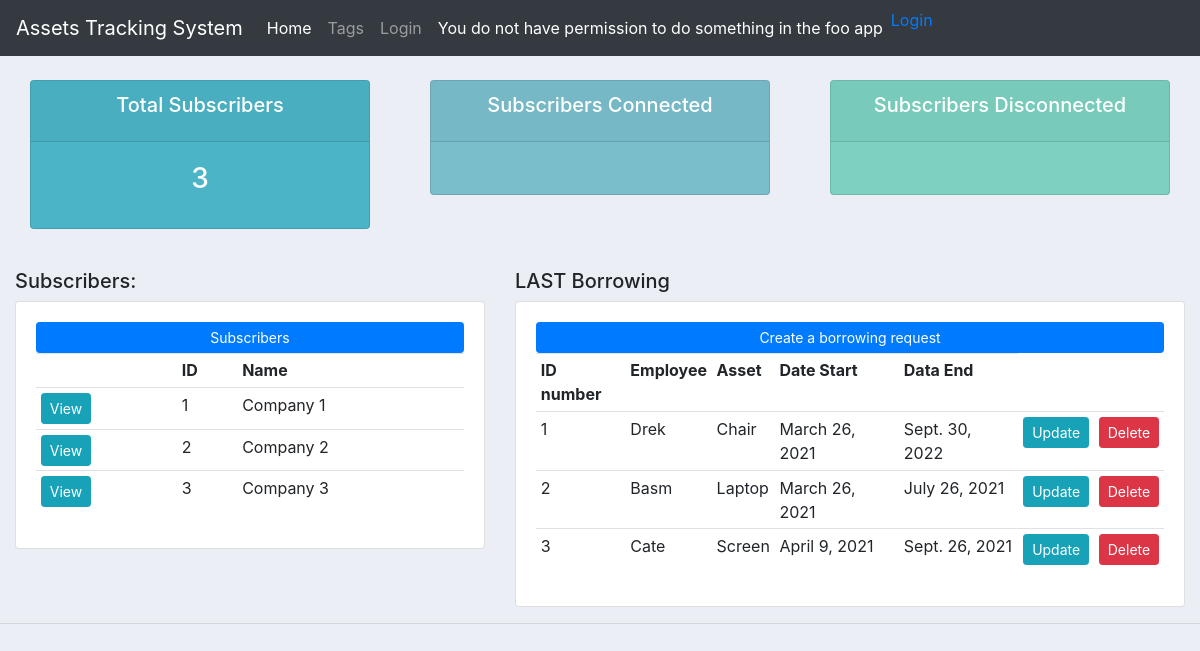
The app's page /, older data.
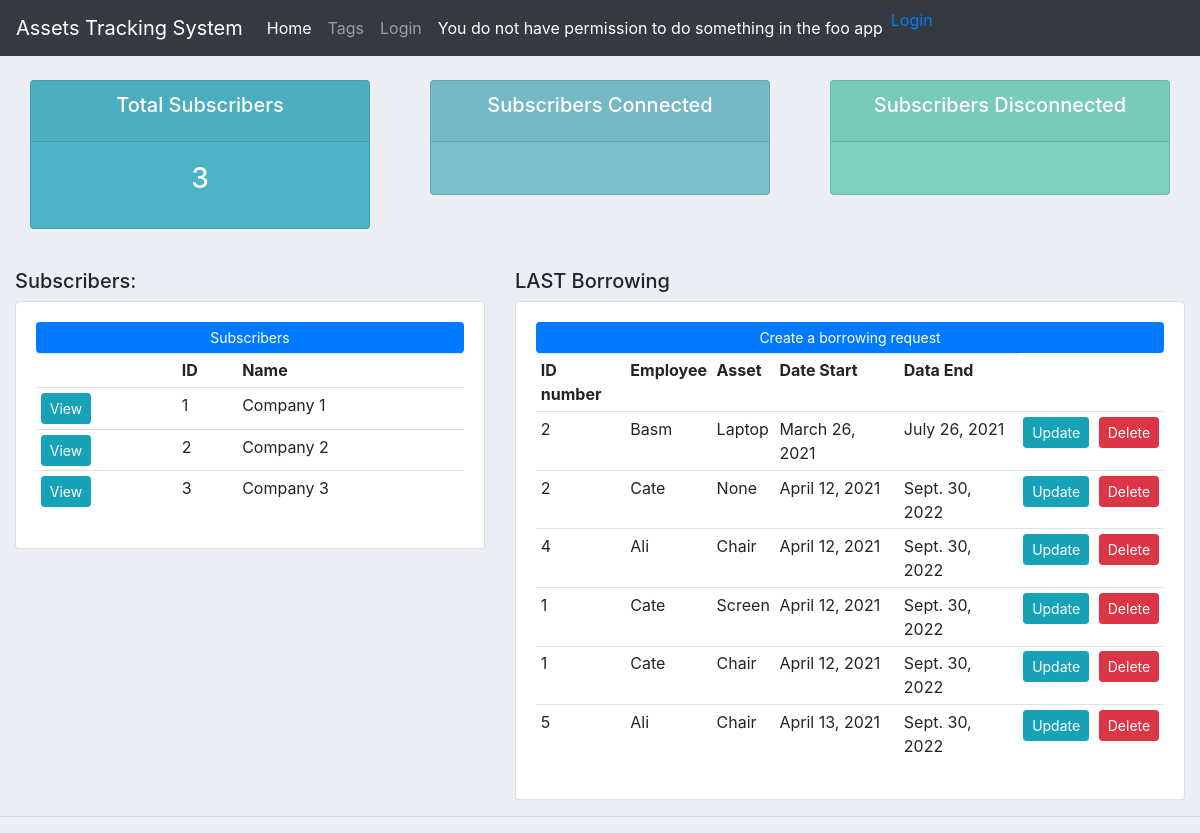
The same page, newer data.
### assetstracking/models.py (models this page shows, shortened)
class Subscriber(models.Model):
    subscriber_id = models.IntegerField(null=True)
    subscriber_name = models.CharField(max_length=200, null=True)

class Borrowing(models.Model):
    borrowing_id = models.IntegerField(null=True)
    start_date = models.DateField(auto_now_add=True, null=True)
    end_date = models.DateField(null=True)
    subscriber_id = models.ManyToManyField(Subscriber)
    employee_id = models.ForeignKey(Employee, null=True, on_delete= models.SET_NULL)
    tag_id = models.ForeignKey(Tag, null=True, on_delete= models.SET_NULL)
    employee_id_scanned = models.IntegerField(null=True,default=0)
    asset_id_scanned = models.IntegerField(null=True,default=0)
    reader_code = models.CharField(max_length=200, null=True, default=0)

class Employee(models.Model):
    employee_id = models.IntegerField(null=True)
    employee_name = models.CharField(max_length=200, null=True)
    employee_email = models.CharField(max_length=200, null=True)
    user = models.OneToOneField(User, null=True, on_delete=models.CASCADE)
    subscriber_id = models.ManyToManyField(Subscriber)
    def __str__(self): return self.employee_name

class Tag(models.Model):
    tag_id = models.IntegerField(null=True)
    asset_name = models.CharField(max_length=200, null=True)
    STATUS = (('Available','Available'),('Taken','Taken'),)
    asset_status = models.CharField(max_length=200, null=True, choices=STATUS)
    subscriber_id = models.ManyToManyField(Subscriber)
    rfid_id = models.ManyToManyField(RFID)
    asset_location = models.CharField(max_length=200, null=True)
    def __str__(self): return self.asset_name

### assetstracking/views.py (the view)
# urls.py: path('', views.home, name="assets"),
def home(request):
    today = date.today()
    lastDay = Borrowing.objects.values('end_date')
    print("nnnnnnnnnn",lastDay)
    subscriber = Subscriber.objects.all()
    total_subscribers = subscriber.count()
    borrowing = Borrowing.objects.all()
    context = {'subscriber': subscriber, 'total_subscribers':total_subscribers, 'borrowing':borrowing }
    return render(request, 'assetstracking/home.html', context)

### assetstracking/templates/assetstracking/home.html
{% extends 'assetstracking/main.html' %}
{% block content %}
{% include 'assetstracking/status.html' %}
<br>
<div class="row">
	<div class="col-md-5">
		<h5>Subscribers:</h5>
		<div class="card card-body">
			<a class="btn btn-primary  btn-sm btn-block" href="">Subscribers</a>
			<table class="table table-sm">
				<tr>
					<th></th>
					<th>ID </th>
					<th>Name</th>
				</tr>
				{% for i in subscriber %}
				<tr>
					<td><a class="btn btn-sm btn-info" href="{% url 'subscriber' i.subscriber_id %}">View</a></td>
					<td>{{i.subscriber_id}}</td>
					<td>{{i.subscriber_name}}</td>
				</tr>
				{% endfor %}
			</table>
		</div>
	</div>
	<div class="col-md-7">
		<h5>LAST Borrowing</h5>
		<div class="card card-body">
			<a class="btn btn-primary  btn-sm btn-block" href="{% url 'createBorrowing' %}">Create a borrowing request</a>
			<table class="table table-sm">
				<tr>
					<th>ID number</th>
					<th>Employee</th>
					<th>Asset</th>
					<th>Date Start</th>
					<th>Data End</th>
				</tr>
				{% for i in borrowing %}
				<tr>
					<td>{{i.borrowing_id}}</td>
					<td>{{i.employee_id}}</td>
					<td>{{i.tag_id}}</td>
					<td>{{i.start_date}}</td>
					<td>{{i.end_date}}</td>
					<td><a class="btn btn-sm btn-info" href="{% url 'updateBorrowing' i.id %}">Update</a></td>
					<td><a class="btn btn-sm btn-danger" href="{% url 'deleteBorrowing' i.id %}">Delete</a></td>
				</tr>
				{% endfor %}
			</table>
		</div>
	</div>
</div>
{% endblock %}

### assetstracking/templates/assetstracking/main.html (shortened to what this page needs)
<!DOCTYPE html>
<html>
<head>
	<link rel="stylesheet" href="https://stackpath.bootstrapcdn.com/bootstrap/4.3.1/css/bootstrap.min.css">
</head>
<body>
	{%  include 'assetstracking/navbar.html' %}
	<div class="container-fluid">
	{% block content %}
	{% endblock %}
    </div>
	<hr>
</body>
</html>

### assetstracking/templates/assetstracking/navbar.html (shortened to what this page needs)
<nav class="navbar navbar-expand-lg navbar-dark bg-dark">
  <a class="navbar-brand" href="#">Assets Tracking System</a>
  <div class="collapse navbar-collapse" id="navbarNav">
    <ul class="navbar-nav">
      <li class="nav-item active">
        <a class="nav-link" href="{% url 'assets' %}">Home</a>
      </li>
      <li class="nav-item">
        <a class="nav-link" href="{% url 'tags' %}">Tags</a>
      </li>
      <li class="nav-item">
        <a class="nav-link" href="{% url 'login' %}">Login</a>
      </li>
      <li class="nav-item active">
        {% if perms.user.add_employee %}
              <a class="nav-link" href="{% url 'login' %}">You have permission to do something in the foo app</a>
          {% else %}
              <a class="nav-link" href="{% url 'login' %}">You do not have permission to do something in the foo app</a>
          {% endif %}
      </li>
	 {% if user.is_authenticated %}
       <li>User: {{ user.get_username }}</li>
	   <li>------Name of employee: {{ user.employee.employee_name }}</li>
       <li><a href="{% url 'logout'%}?next={{request.path}}">-------Logout</a></li>
	 {% else %}
       <li><a href="{% url 'login'%}?next={{request.path}}">Login</a></li>
	 {% endif %}
    </ul>
  </div>
</nav>

### assetstracking/templates/assetstracking/status.html (shortened to what this page needs)
<br>
<div class="row">
	<div class="col">
		<div class="col-md">
			<div class="card text-center text-white  mb-3" id="total-orders">
			  	<div class="card-header">
			  		<h5 class="card-title">Total Subscribers</h5>
			  	</div>
			  	<div class="card-body">
			    	<h3 class="card-title">{{total_subscribers}}</h3>
			  	</div>
			</div>
		</div>
	</div>
	<div class="col">
		<div class="col-md">
			<div class="card text-center text-white  mb-3" id="orders-delivered">
			  	<div class="card-header">
			  		<h5 class="card-title">Subscribers Connected</h5>
			  	</div>
			  	<div class="card-body">
			  	</div>
			</div>
		</div>
	</div>
	<div class="col">
		<div class="col-md">
			<div class="card text-center text-white  mb-3" id="orders-pending">
			  	<div class="card-header">
			  		<h5 class="card-title">Subscribers Disconnected</h5>
			  	</div>
			  	<div class="card-body">
			  	</div>
			</div>
		</div>
	</div>
</div>

### assetstracking/templates/assetstracking/main.html (style rules this page uses)
body { background-color: #ebeff5; }
#total-orders { background-color: #4cb4c7; }
#orders-delivered { background-color: #7abecc; }
#orders-pending { background-color: #7CD1C0; }

Row changes from the older to the newer data that the page shows:
removed Borrowing: borrowing_id "1", employee_id "Drek", tag_id "Chair", start_date "March 26, 2021", end_date "Sept. 30, 2022"
removed Borrowing: borrowing_id "3", employee_id "Cate", tag_id "Screen", start_date "April 9, 2021", end_date "Sept. 26, 2021"
added Borrowing: borrowing_id "2", employee_id "Cate", tag_id "None", start_date "April 12, 2021", end_date "Sept. 30, 2022"
added Borrowing: borrowing_id "4", employee_id "Ali", tag_id "Chair", start_date "April 12, 2021", end_date "Sept. 30, 2022"
added Borrowing: borrowing_id "1", employee_id "Cate", tag_id "Screen", start_date "April 12, 2021", end_date "Sept. 30, 2022"
added Borrowing: borrowing_id "1", employee_id "Cate", tag_id "Chair", start_date "April 12, 2021", end_date "Sept. 30, 2022"
added Borrowing: borrowing_id "5", employee_id "Ali", tag_id "Chair", start_date "April 13, 2021", end_date "Sept. 30, 2022"
